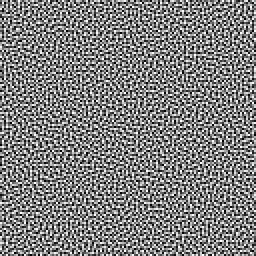
#> input picture src/assets/blueNoise/128.png, 128 x 128 px (shown 2 times larger); its folder holds only this picture in this run
$ jupyter execute --allow-errors test.ipynb
#> lines starting #> are read from the running program, lines starting #| are printed output that depends on the picture
[cell 1]
import numpy as np
import cv2 as cv
import matplotlib.pyplot as plt

[cell 2]
gradient = np.linspace(0, 1, 256, dtype=np.float32)
gradient = np.repeat([gradient], repeats=32, axis=0)
gradient.shape

[cell 3]
fig, ax = plt.subplots()
ax.set_axis_off()
ax.imshow(gradient, interpolation='nearest', cmap=plt.cm.binary)
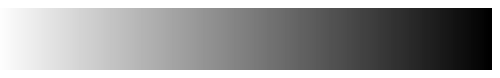
#> figure drawn by matplotlib, 1 panel

[cell 4]
def createBayerMatrix(n):
	def _inner(n):
		M = np.zeros((n, n), dtype=np.float32)
		if n > 1:
			halfN = n // 2
			Mn = 4 * _inner(halfN)

			M[:halfN, :halfN] = Mn
			M[:halfN, halfN:] = Mn + 2
			M[halfN:, :halfN] = Mn + 3
			M[halfN:, halfN:] = Mn + 1

		return M

	return (1 + _inner(n)) / ((n ** 2) + 1)

[cell 5]
bMatrices = [createBayerMatrix(2 ** i) for i in range(1, 5)]

[cell 6]
def orderedDither(image, thresholdMap):
	tHeight, tWidth = thresholdMap.shape
	out = np.zeros(image.shape, dtype=np.float32)

	for y in range(image.shape[0]):
		for x in range(image.shape[1]):
			out[y, x] = image[y, x] > thresholdMap[y % tHeight, x % tWidth]

	return out

[cell 7]
def PSNR(original, compressed):
	mse = np.mean((original - compressed) ** 2)
	if(mse == 0):
		return 100

	psnr = 20 * np.log10(255 / np.sqrt(mse))
	return psnr

[cell 8]
fig, axs = plt.subplots(len(bMatrices))

for m, ax in zip(bMatrices, axs):
	ax.set_axis_off()

	dithered = orderedDither(gradient, m)

	print("Bayer %dx%d:	PSNR = %f" % (*m.shape, PSNR(gradient, dithered)))

	ax.imshow(dithered, interpolation='nearest', cmap=plt.cm.binary, vmin=0, vmax=1)
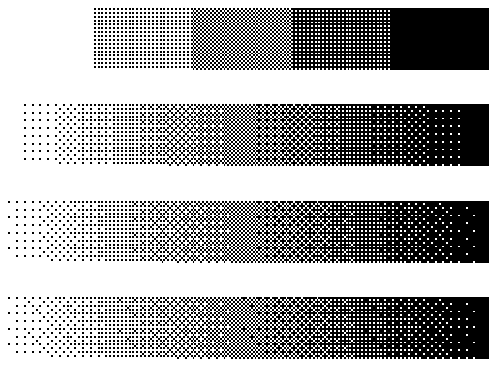
#> figure drawn by matplotlib, 4 panels

[cell 9]
from glob import glob

blueNoise = [cv.imread(path, cv.IMREAD_GRAYSCALE).astype(np.float32) / 255 for path in glob('src/assets/blueNoise/*.png')]
#> blueNoise = 1 item
blueNoise.sort(key = lambda noise: noise.shape[0])

fig, axs = plt.subplots(len(blueNoise))

#> (the rest of this cell did not finish here and is left out)
